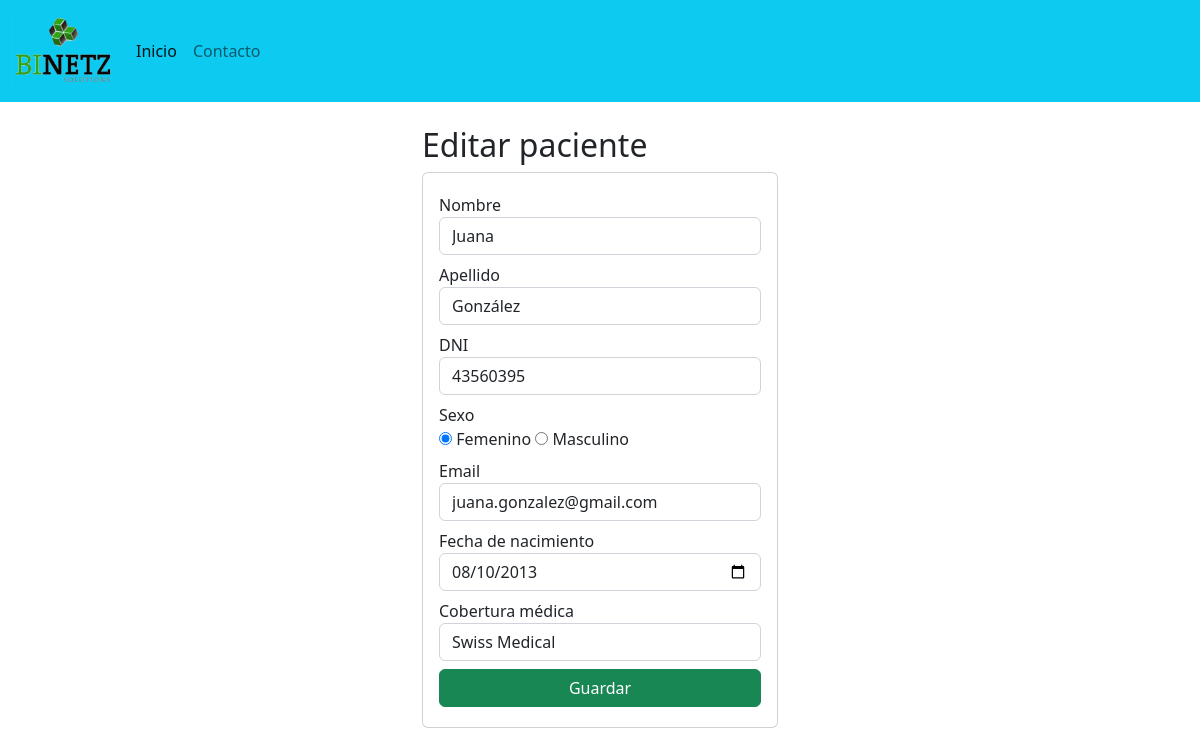
The page /editar-paciente/2/ on the database its author committed.
### patients/models.py (models this page shows, shortened)
class Patient(models.Model):
    nombre = models.CharField(max_length=50)
    apellido = models.CharField(max_length=50)
    dni = models.PositiveIntegerField()
    email = models.EmailField(max_length=100)
    fecha_de_nacimiento = models.DateField()
    SEXOS = (
        ('M', 'Masculino'),
        ('F', 'Femenino'),
    )
    sexo = models.CharField(max_length=1, choices=SEXOS)
    cobertura_medica = models.CharField('cobertura médica', max_length=50)
    class Meta:
        db_table = 'patient'

### patients/views.py (the view)
# urls.py: path('editar-paciente/<int:pk>/', views.edit_patient),
def edit_patient(request, pk):
    patient_to_edit = Patient.objects.get(id=pk)
    patient_to_edit.fecha_de_nacimiento = patient_to_edit.fecha_de_nacimiento.strftime('%Y-%m-%d')
    return render(request, 'patients/edit_patient.html', {'patient': patient_to_edit})

### patients/templates/patients/edit_patient.html (shortened to what this page needs)
{% extends './base.html' %}
{% block body %}
<div class="row">
    <div class="col-md-4 offset-md-4">
        <h2>Editar paciente</h2>
        <div class="card">
            <div class="card-body">
                <form action="/procesar-edicion/{{patient.id}}" method="POST">
                    <div class="form-group py-1">
                        <label for="nombre">Nombre</label>
                        <input
                            type="text"
                            id="nombre"
                            name="nombre"
                            value="{{patient.nombre}}"
                            class="form-control"
                            placeholder="Nombre"
                            required
                        />
                    </div>
                    <div class="form-group py-1">
                        <label for="apellido">Apellido</label>
                        <input
                            type="text"
                            id="apellido"
                            name="apellido"
                            value="{{patient.apellido}}"
                            class="form-control"
                            placeholder="Apellido"
                            required
                        />
                    </div>
                    <div class="form-group py-1">
                        <label for="dni">DNI</label>
                        <input
                            type="text"
                            id="dni"
                            name="dni"
                            value="{{patient.dni}}"
                            class="form-control"
                            placeholder="DNI"
                            required
                        />
                    </div>
                    <div class="form-group py-1">
                        <div>
                            <label for="sexo">Sexo</label>
                        </div>
                        <input
                            type="radio"
                            id="femenino"
                            value="F"
                            name="sexo"
                            required
                            {% if patient.sexo == 'F' %}
                            checked="checked"
                            {% endif %}
                        />
                        <label for="femenino">Femenino</label>
                        <input
                            type="radio"
                            id="masculino"
                            value="M"
                            name="sexo"
                            required
                        />
                        <label for="masculino">Masculino</label>
                    </div>
                    <div class="form-group py-1">
                        <label for="email">Email</label>
                        <input
                            type="text"
                            id="email"
                            name="email"
                            value="{{patient.email}}"
                            class="form-control"
                            placeholder="Email"
                            required
                        />
                    </div>
                    <div class="form-group py-1">
                        <label for="fecha_de_nacimiento">Fecha de nacimiento</label>
                        <input
                            type="date"
                            id="fecha_de_nacimiento"
                            name="fecha_de_nacimiento"
                            value="{{patient.fecha_de_nacimiento}}"
                            class="form-control"
                            required
                        />
                    </div>
                    <div class="form-group py-1">
                        <label for="cobertura_medica">Cobertura médica</label>
                        <input
                            type="text"
                            id="cobertura_medica"
                            name="cobertura_medica"
                            value="{{patient.cobertura_medica}}"
                            class="form-control"
                            placeholder="Cobertura médica"
                            required
                        />
                    </div>
                    <div class="form-group py-1 d-grid gap-2">
                        <button type="submit" class="btn btn-success">
                            Guardar
                        </button>
                    </div>
                </form>
            </div>
        </div>
    </div>
</div>
{% endblock %}

### rows shown on the page
Patient: nombre "Juana", apellido "González", dni "43560395", sexo "☑ Femenino", sexo "☐ Masculino", email "juana.gonzalez@gmail.com", fecha_de_nacimiento "08/10/2013", cobertura_medica "Swiss Medical"
